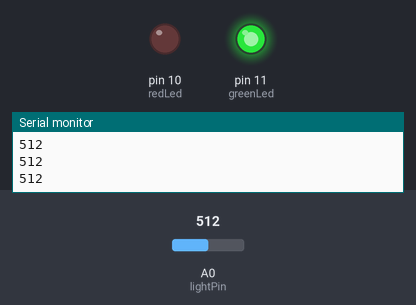
Simulated run of this sketch. Board: Arduino Uno, built with avr-gcc and run on an emulated ATmega328P. On the bench: output pins drawn as LEDs (lit = HIGH), the last lines printed to the serial monitor. The inputs (shaded band) are chosen by the test bench; at power-on: A0 (lightPin) = 512.

Above: at 1.2 s.
1.3 s: A0 (lightPin) set to 485
At 2.5 s:
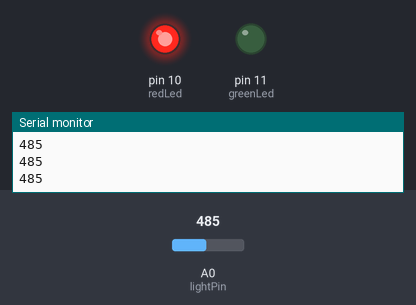
2.8 s: A0 (lightPin) set to 510
At 4.0 s:
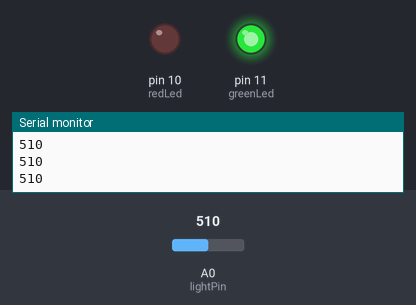
4.3 s: A0 (lightPin) set to 490
At 5.7 s:
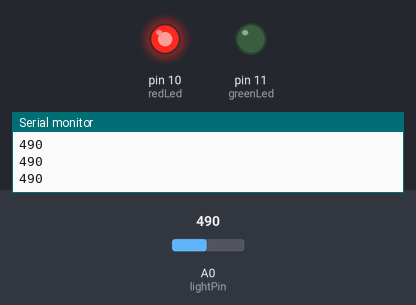
Timing chart, 0 to 7.3 s (numbered marks = the images above; inputs shaded):
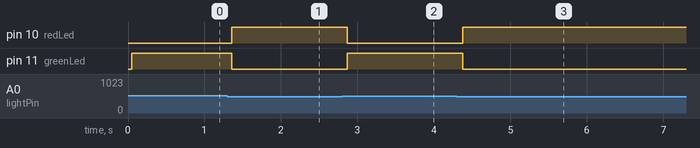

The sketch:

Photoresistor.ino
```cpp
/*
 * Get the light level from the photoresistor and turn a green light
 * on if it is light or a red light if it is dark.
 */
int lightPin = A0;
int lightVal;

int greenLed = 11;
int redLed = 10;

void setup() {
  // put your setup code here, to run once:
  pinMode(lightPin, INPUT);
  pinMode(greenLed, OUTPUT);
  pinMode(redLed, OUTPUT);

  Serial.begin(9600);
}

void loop() {
  // put your main code here, to run repeatedly:
  lightVal = analogRead(lightPin);
  Serial.println(lightVal);
  delay(50);
  digitalWrite(10, HIGH);
  digitalWrite(11, HIGH);

  if(lightVal <= 500){
    digitalWrite(redLed, HIGH);
    digitalWrite(greenLed, LOW);
  } else {
    digitalWrite(redLed, LOW);
    digitalWrite(greenLed, HIGH);
  }
}
```

Measured:
- the behaviour switches between 501 and 500 on A0 (lightPin) (found by bisection; images 0 and 1)
- after the input at 1.3 s, pin 10 (redLed): LOW → HIGH after 0.06 s; pin 11 (greenLed): HIGH → LOW after 0.06 s
- after the input at 2.8 s, pin 10 (redLed): HIGH → LOW after 0.07 s; pin 11 (greenLed): LOW → HIGH after 0.07 s
- after the input at 4.3 s, pin 10 (redLed): LOW → HIGH after 0.08 s; pin 11 (greenLed): HIGH → LOW after 0.08 s
